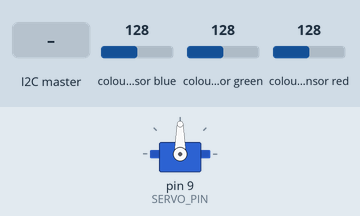
The sketch below on a simulated Arduino Uno, built with avr-gcc and run on an emulated ATmega328P. Shown: servo. Wiring (inferred from the names in the program): TCS3200 colour sensor: output pin 6; S2 pin 4; S3 pin 5; S0 pin 2; S1 pin 3. The test bench sets the inputs (shaded band); at power-on: colour sensor blue 128, colour sensor green 128, colour sensor red 128. What the sketch prints to the serial monitor is not drawn.

Above: at 1.2 s.
1.3 s: the I2C master sends the byte 1
At 1.8 s:
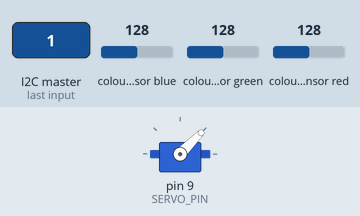
2.8 s: the I2C master sends the byte 2
At 3.1 s:
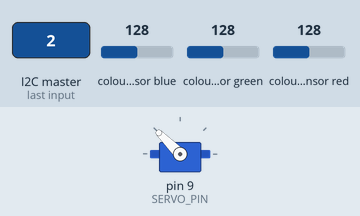
4.3 s: the I2C master sends the byte 0
At 5.6 s:
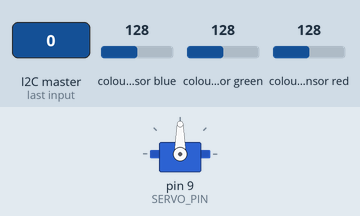
Timing chart, 0 to 7.3 s (numbered marks = the images above; inputs shaded):
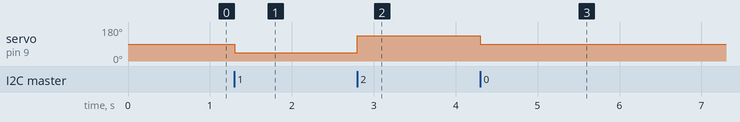

The sketch:

sorter.ino
```cpp
/*
  Conveyor Sorting - Sorter Node (I2C slave 0x10)
  ------------------------------------------------------
  Reads a TCS3200 color sensor and swings a diverter servo to a lane
  commanded by the line controller over I2C. Board: Arduino Uno.
*/

#include <Wire.h>
#include <Servo.h>

const uint8_t I2C_ADDRESS = 0x10;
const uint8_t S0 = 2, S1 = 3, S2 = 4, S3 = 5, OUT_PIN = 6;
const uint8_t SERVO_PIN = 9;

Servo diverter;
volatile uint8_t lastColor = 0; // 0=unknown,1=red,2=green,3=blue

void setup() {
  Serial.begin(9600);
  pinMode(S0, OUTPUT); pinMode(S1, OUTPUT); pinMode(S2, OUTPUT); pinMode(S3, OUTPUT);
  pinMode(OUT_PIN, INPUT);
  digitalWrite(S0, HIGH); digitalWrite(S1, LOW); // 20% frequency scaling

  diverter.attach(SERVO_PIN);
  diverter.write(90); // straight-through

  Wire.begin(I2C_ADDRESS);
  Wire.onRequest(onRequest);
  Wire.onReceive(onReceive);
  Serial.println("Sorter node ready (0x10).");
}

void loop() {
  lastColor = detectColor();
  delay(100);
}

uint8_t detectColor() {
  digitalWrite(S2, LOW); digitalWrite(S3, LOW);
  unsigned long red = pulseIn(OUT_PIN, LOW, 30000);

  digitalWrite(S2, HIGH); digitalWrite(S3, HIGH);
  unsigned long green = pulseIn(OUT_PIN, LOW, 30000);

  digitalWrite(S2, LOW); digitalWrite(S3, HIGH);
  unsigned long blue = pulseIn(OUT_PIN, LOW, 30000);

  // TCS3200 outputs a frequency inversely proportional to intensity - a
  // SHORTER pulse means MORE of that color.
  if (red < green && red < blue) return 1;
  if (green < red && green < blue) return 2;
  if (blue < red && blue < green) return 3;
  return 0;
}

void onRequest() {
  Wire.write(lastColor);
}

void onReceive(int numBytes) {
  if (numBytes < 1) return;
  uint8_t lane = Wire.read();
  switch (lane) {
    case 1: diverter.write(45); break;  // left
    case 2: diverter.write(135); break; // right
    default: diverter.write(90); break; // straight
  }
}
```

Measured:
- after the input at 1.3 s, servo on pin 9 (SERVO_PIN): 90° → 45° at once
- after the input at 2.8 s, servo on pin 9 (SERVO_PIN): 45° → 135° at once
- after the input at 4.3 s, servo on pin 9 (SERVO_PIN): 135° → 90° at once
